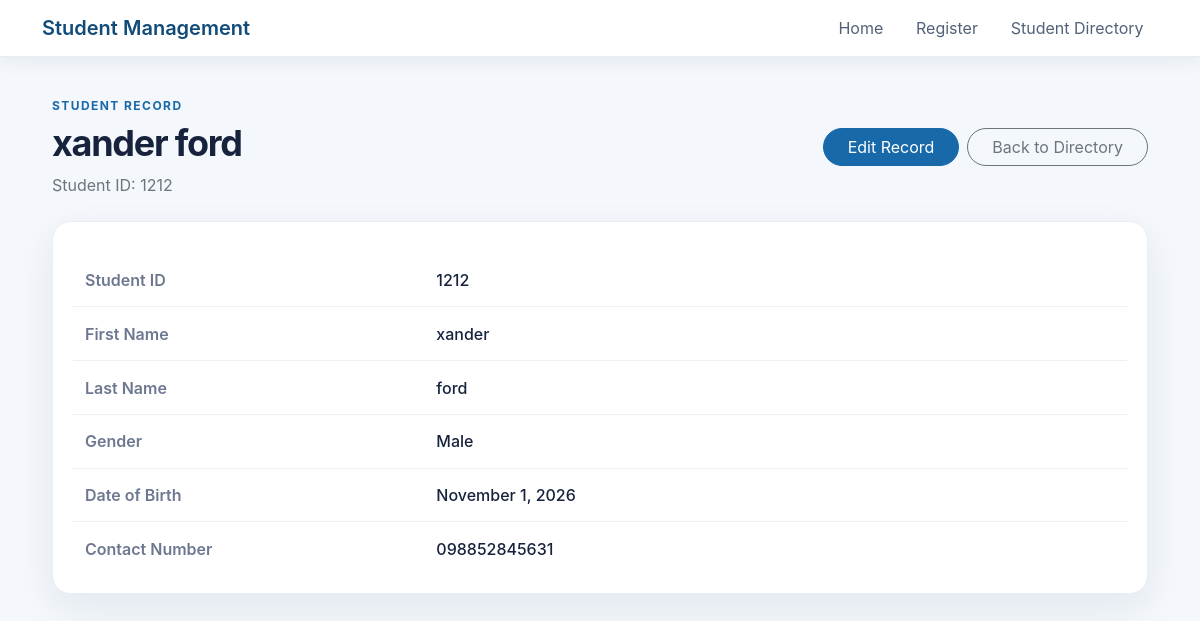
Screenshot of /registration/students/2/ (signed in) with the database file from the repository.
### registration/models.py (models this page shows, shortened)
class student(models.Model):
    GENDER_CHOICES = [
        ('Male', 'Male'),
        ('Female', 'Female')
    ]
    student_id=models.CharField(
        max_length=20,
        unique=True)
    first_name=models.CharField(
        max_length=100)
    last_name=models.CharField(
        max_length=100)
    gender=models.CharField(
        max_length=10,
        choices=GENDER_CHOICES)
    date_of_birth=models.DateField()
    contact_number=models.CharField(
        max_length=20)

### registration/views.py (the view)
# urls.py: path("students/<int:pk>/", views.student_detail, name="student_detail"),
@user_passes_test(staff_check, login_url='login')
def student_detail(request, pk):
    student_record = get_object_or_404(student, pk=pk)
    return render(
        request,
        "registration/student_detail.html",
        {"student": student_record},
    )

### registration/views.py (called while the page is built)
def staff_check(user):
    return user.is_authenticated and user.is_staff

### registration/templates/registration/student_detail.html (shortened to what this page needs)
{% extends "registration/base.html" %}
{% block content %}
<section class="page-heading">
    <div>
        <p class="eyebrow">Student record</p>
        <h1>{{ student.first_name }} {{ student.last_name }}</h1>
        <p class="text-secondary mb-0">Student ID: {{ student.student_id }}</p>
    </div>
    <div class="d-flex flex-wrap gap-2">
        <a class="btn btn-primary rounded-pill px-4" href="{% url 'student_update' student.pk %}">Edit Record</a>
        <a class="btn btn-outline-secondary rounded-pill px-4" href="{% url 'student_list' %}">Back to Directory</a>
    </div>
</section>
<section class="content-card detail-card">
    <dl class="row detail-list mb-0">
        <dt class="col-sm-4">Student ID</dt>
        <dd class="col-sm-8">{{ student.student_id }}</dd>
        <dt class="col-sm-4">First Name</dt>
        <dd class="col-sm-8">{{ student.first_name }}</dd>
        <dt class="col-sm-4">Last Name</dt>
        <dd class="col-sm-8">{{ student.last_name }}</dd>
        <dt class="col-sm-4">Gender</dt>
        <dd class="col-sm-8">{{ student.get_gender_display }}</dd>
        <dt class="col-sm-4">Date of Birth</dt>
        <dd class="col-sm-8">{{ student.date_of_birth|date:"F j, Y" }}</dd>
        <dt class="col-sm-4">Contact Number</dt>
        <dd class="col-sm-8">{{ student.contact_number }}</dd>
    </dl>
</section>
{% endblock %}

### registration/static/registration/style.css (style rules this page uses)
:root { --brand: #1769aa; --brand-dark: #104b7a; --brand-soft: #eaf3fb; --ink: #17233c; --muted: #6d7890; --line: #e6edf5; --surface: #ffffff; --background: #f4f7fb; }
body { min-height: 100vh; background: var(--background); color: var(--ink); font-family: Inter, "Segoe UI", Arial, sans-serif; }
.page-heading { align-items: center; display: flex; flex-wrap: wrap; gap: 1.25rem; justify-content: space-between; margin-bottom: 1.5rem; }
h1 { font-size: clamp(1.7rem, 3vw, 2.25rem); font-weight: 700; letter-spacing: -.035em; margin-bottom: .45rem; }
.eyebrow { color: var(--brand); font-size: .75rem; font-weight: 700; letter-spacing: .12em; margin-bottom: .45rem; text-transform: uppercase; }
.content-card { background: var(--surface); border: 1px solid var(--line); border-radius: 1.15rem; box-shadow: 0 14px 38px rgb(31 65 98 / 8%); padding: clamp(1.15rem, 4vw, 2rem); }
.btn-primary { background-color: var(--brand); border-color: var(--brand); }
.detail-list dt, .detail-list dd { border-bottom: 1px solid #edf1f5; padding-bottom: .9rem; padding-top: .9rem; }
.detail-list dt { color: var(--muted); font-weight: 600; }
.detail-list dd { font-weight: 500; margin-bottom: 0; }
.detail-list dt:last-of-type, .detail-list dd:last-of-type { border-bottom: 0; padding-bottom: 0; }

### rows the page displays
student: first_name "xander", last_name "ford", student_id "1212", gender "Male", date_of_birth "November 1, 2026", contact_number "098852845631"
